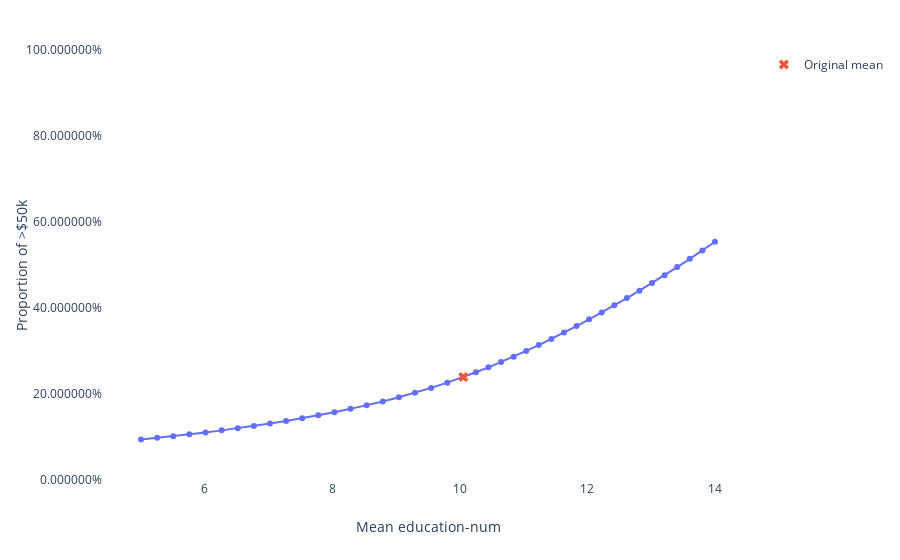

Notebook code cell kept with this figure:
### Markdown cell above
We can start by looking at how the probability of having a higher income changes with respect to the `education-num` variable, **as perceived by the model**.

### Code cell
explainer.plot_bias(
    X_test=X_test['education-num'],
    y_pred=y_pred,
    inline=True # We are in a notebook
)

### Figure 1 — Plotly figure (JSON) as saved in the notebook; plotly's stock layout.template omitted (floating-point values rounded to 4 significant figures)
{"data": [{"hoverinfo": "x+y", "mode": "lines+markers", "showlegend": false, "type": "scatter", "x": [5, 5.253, 5.505, 5.758, 6.011, 6.264, 6.516, 6.769, 7.022, 7.274, 7.527, 7.78, 8.033, 8.285, 8.538, 8.791, 9.043, 9.296, 9.549, 9.801, 10.05, 10.25, 10.45, 10.65, 10.84, 11.04, 11.24, 11.44, 11.63, 11.83, 12.03, 12.22, 12.42, 12.62, 12.82, 13.01, 13.21, 13.41, 13.61, 13.8, 14], "y": [0.09436, 0.09805, 0.102, 0.1062, 0.1107, 0.1154, 0.1204, 0.1258, 0.1314, 0.1374, 0.1437, 0.1505, 0.1577, 0.1655, 0.1738, 0.1827, 0.1924, 0.2029, 0.2142, 0.2264, 0.2396, 0.2505, 0.2621, 0.2742, 0.2869, 0.3001, 0.3138, 0.3281, 0.3428, 0.358, 0.3736, 0.3897, 0.4061, 0.4231, 0.4404, 0.4582, 0.4764, 0.4951, 0.5143, 0.5339, 0.554]}, {"hoverinfo": "skip", "marker": {"size": 9, "symbol": "x"}, "mode": "markers", "name": "Original mean", "type": "scatter", "x": [10.05], "y": [0.2396]}], "layout": {"margin": {"r": 50, "t": 50}, "plot_bgcolor": "white", "xaxis": {"title": {"text": "Mean education-num"}, "zeroline": false}, "yaxis": {"range": [0, 1], "showline": true, "tickformat": "%", "title": {"text": "Proportion of >$50k"}}}}
